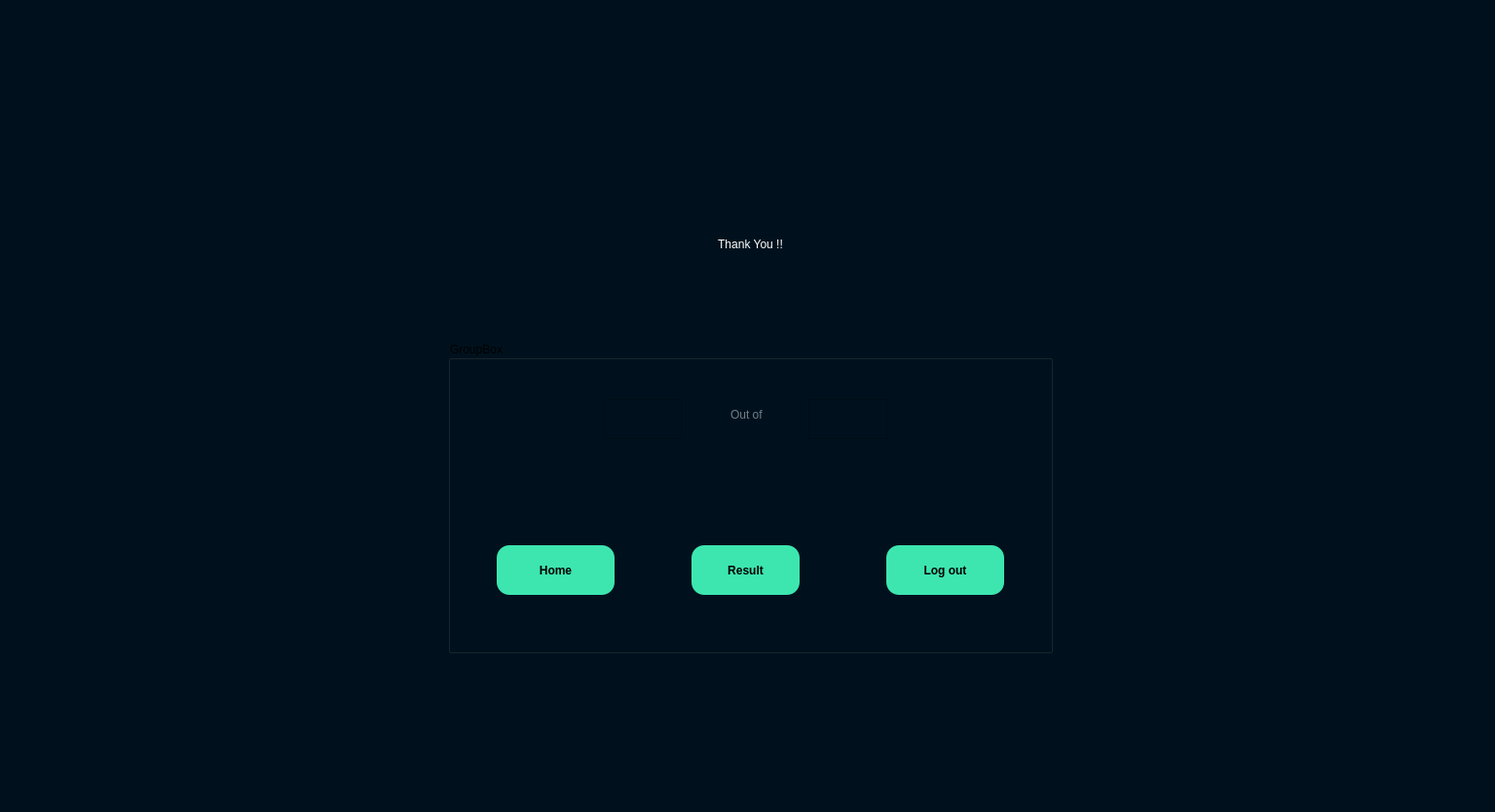
<?xml version="1.0" encoding="UTF-8"?>
<ui version="4.0">
 <class>Result</class>
 <widget class="QDialog" name="Result">
  <property name="geometry">
   <rect>
    <x>0</x>
    <y>0</y>
    <width>1535</width>
    <height>834</height>
   </rect>
  </property>
  <property name="sizePolicy">
   <sizepolicy hsizetype="Expanding" vsizetype="Expanding">
    <horstretch>0</horstretch>
    <verstretch>0</verstretch>
   </sizepolicy>
  </property>
  <property name="minimumSize">
   <size>
    <width>1535</width>
    <height>834</height>
   </size>
  </property>
  <property name="maximumSize">
   <size>
    <width>1535</width>
    <height>834</height>
   </size>
  </property>
  <property name="windowTitle">
   <string>Dialog</string>
  </property>
  <property name="styleSheet">
   <string notr="true">QWidget
{
	background-color: #00111d;
	color: #000000;
	border-color: #000000;

}


/*-----QLabel-----*/
QLabel
{
	background-color: #00111d;
	color: #717e87;
	border-color: #000000;

}


/*-----QPushButton-----*/
QPushButton
{
	background-color: #3de6af;
	color: #000000;
	border-style: solid;
	border-color: #000000;
	font-weight : bold;
	padding: 13px;

}


QPushButton::hover
{
	background-color: #3dffaf;
	color: #000000;
	border-style: solid;
	border-color: #000000;
	font-weight : bold;
	padding: 13px;

}


QPushButton::pressed
{
	background-color: #3dc8af;
	color: #000000;
	border-style: solid;
	border-color: #000000;
	font-weight : bold;
	padding: 13px;

}


/*-----QToolButton-----*/
QToolButton
{
	background-color: #00111d;
	color: #000000;
	border-style: solid;
	border-color: #000000;
	padding: 5px;

}


QToolButton::hover
{
	background-color: #00111d;
	color: #000000;
	border-style: solid;
	border-width: 1px;
	border-color: #01dcff;

}


QToolButton::pressed
{
	background-color: #01dcff;
	color: #000000;
	border-style: solid;
	border-width: 1px;
	border-color: #01dcff;

}


/*-----QLineEdit-----*/
QLineEdit
{
	background-color: #082336;
	color: #3e93ff;
	border-style: solid;
	border-width: 2px;
	border-color: white;
	padding: 10px;

}


QLineEdit::hover
{
	background-color: #082336;
	color: #3e93ca;
	border-style: solid;
	border-width: 2px;
	border-color: #01dcff;
	padding: 10px;

}


QLineEdit::focus
{
	
	color: #3e93ca;
	border-style: solid;
	border-width: 2px;
	border-color: #01dcff;
	padding: 10px;

}


/*-----QCheckBox-----*/
QCheckBox
{
	background-color: transparent;
	color: #717e87;
	border-color: #000000;

}


QCheckBox::indicator
{
    color: #b1b1b1;
    background-color: #00111d;
    border: 1px solid #2aaaa8;
    width: 12px;
    height: 12px;

}</string>
  </property>
  <widget class="QLabel" name="label">
   <property name="geometry">
    <rect>
     <x>470</x>
     <y>200</y>
     <width>601</width>
     <height>101</height>
    </rect>
   </property>
   <property name="styleSheet">
    <string notr="true">font: italic 48pt &quot;Calibri&quot;;
color:White;</string>
   </property>
   <property name="text">
    <string>Thank You !!</string>
   </property>
   <property name="alignment">
    <set>Qt::AlignCenter</set>
   </property>
  </widget>
  <widget class="QGroupBox" name="groupBox">
   <property name="geometry">
    <rect>
     <x>460</x>
     <y>350</y>
     <width>621</width>
     <height>321</height>
    </rect>
   </property>
   <property name="title">
    <string>GroupBox</string>
   </property>
   <widget class="QPushButton" name="home">
    <property name="geometry">
     <rect>
      <x>50</x>
      <y>210</y>
      <width>121</width>
      <height>51</height>
     </rect>
    </property>
    <property name="styleSheet">
     <string notr="true">font: 14pt &quot;Calibri&quot;;
border-radius:13px;</string>
    </property>
    <property name="text">
     <string>Home</string>
    </property>
   </widget>
   <widget class="QPushButton" name="log_out">
    <property name="geometry">
     <rect>
      <x>450</x>
      <y>210</y>
      <width>121</width>
      <height>51</height>
     </rect>
    </property>
    <property name="styleSheet">
     <string notr="true">font: 14pt &quot;Calibri&quot;;
border-radius:13px;</string>
    </property>
    <property name="text">
     <string>Log out</string>
    </property>
   </widget>
   <widget class="QPushButton" name="result">
    <property name="geometry">
     <rect>
      <x>250</x>
      <y>210</y>
      <width>111</width>
      <height>51</height>
     </rect>
    </property>
    <property name="styleSheet">
     <string notr="true">font: 14pt &quot;Calibri&quot;;
border-radius:13px;</string>
    </property>
    <property name="text">
     <string>Result</string>
    </property>
   </widget>
   <widget class="QPlainTextEdit" name="cou">
    <property name="geometry">
     <rect>
      <x>160</x>
      <y>60</y>
      <width>81</width>
      <height>41</height>
     </rect>
    </property>
    <property name="styleSheet">
     <string notr="true">font: 14pt &quot;Calibri&quot;;
color:white;</string>
    </property>
   </widget>
   <widget class="QLabel" name="label_2">
    <property name="geometry">
     <rect>
      <x>290</x>
      <y>60</y>
      <width>51</width>
      <height>31</height>
     </rect>
    </property>
    <property name="text">
     <string>Out of</string>
    </property>
   </widget>
   <widget class="QPlainTextEdit" name="total1">
    <property name="geometry">
     <rect>
      <x>370</x>
      <y>60</y>
      <width>81</width>
      <height>41</height>
     </rect>
    </property>
    <property name="styleSheet">
     <string notr="true">font: 14pt &quot;Calibri&quot;;
color:white;</string>
    </property>
   </widget>
  </widget>
 </widget>
 <resources/>
 <connections/>
</ui>
